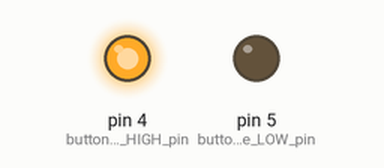
A sketch run on a simulated Arduino Uno, built with avr-gcc and run on an emulated ATmega328P. On the bench: output pins drawn as LEDs (lit = HIGH).

Above: at 0.1 s.
Timing chart, 0 to 1.6 s (numbered marks = the images above):
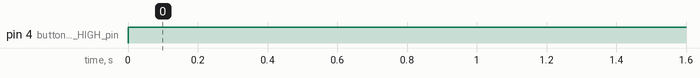

The sketch:

Arduino_danger_board.ino
```cpp
int button_write_HIGH_pin = 4;
int button_write_LOW_pin = 5;
void setup() {
  Serial.begin(9600);
  // put your setup code here, to run once:
  pinMode(button_write_HIGH_pin,OUTPUT);
  pinMode(button_write_LOW_pin,OUTPUT);
}

void loop() {
  // put your main code here, to run repeatedly:
  digitalWrite(button_write_HIGH_pin,HIGH);
  digitalWrite(button_write_LOW_pin,LOW);
}
```

Measured:
- by itself, pin 4 (button_write_HIGH_pin): LOW → HIGH at 0.00 s
